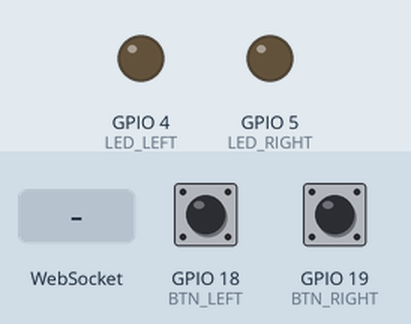
Bench run of a program on a simulated ESP32. Parts: output pins drawn as LEDs (lit = HIGH). Dashed ring = blinking. Inputs (shaded band) come from the test bench; at power-on: GPIO 18 (BTN_LEFT) HIGH, GPIO 19 (BTN_RIGHT) HIGH. WiFi joins after 1.5 s; servers stay silent unless stated; what the program prints to the serial monitor is not drawn.

Above: at 3.2 s.
3.3 s: WebSocket text "1" received
At 3.37 s:
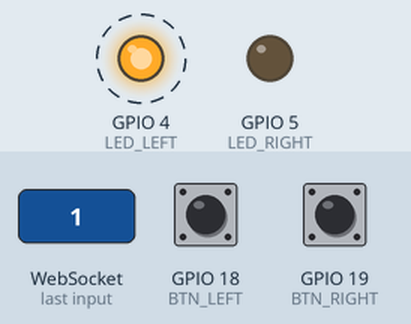
6.3 s: WebSocket text "2" received
At 6.45 s:
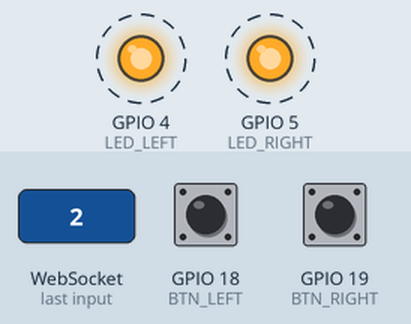
12.5 s: WebSocket text "3" received
At 15.9 s:
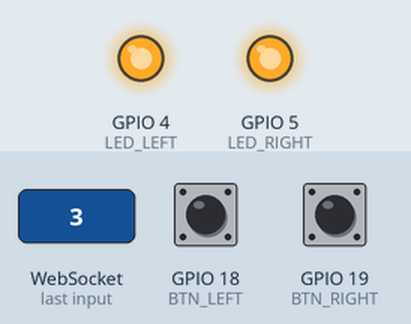
Timing chart, 0 to 16.5 s (numbered marks = the images above; inputs shaded):
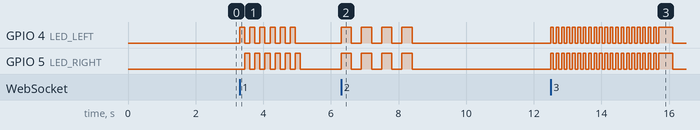

The program:

main.cpp
```cpp
#include <Arduino.h>
#include <WiFi.h>
#include <WebSocketsClient.h>

#define BTN_LEFT   18
#define BTN_RIGHT  19
#define LED_LEFT   4
#define LED_RIGHT  5

const unsigned long COOLDOWN = 500;
unsigned long lastPress = 0;

WebSocketsClient ws;

// ▼▼▼  PUT YOUR WIFI + SERVER  ▼▼▼
const char* WIFI_SSID = "MEGACABLE-2.4G-31A3";
const char* WIFI_PASS = "42wNn4d7vg";
const char* WS_HOST = "192.168.100.64";
const uint16_t WS_PORT = 8765;
const char* WS_URL  = "/esp32";
// ▲▲▲

// ----------- LED PATTERNS -----------------
void patternCongratulations() {
  for (int i = 0; i < 6; i++) {
    digitalWrite(LED_LEFT, HIGH);
    digitalWrite(LED_RIGHT, LOW);
    delay(150);
    digitalWrite(LED_LEFT, LOW);
    digitalWrite(LED_RIGHT, HIGH);
    delay(150);
  }
  digitalWrite(LED_LEFT, LOW);
  digitalWrite(LED_RIGHT, LOW);
}

void patternWarning() {
  for (int i = 0; i < 4; i++) {
    digitalWrite(LED_LEFT, HIGH);
    digitalWrite(LED_RIGHT, HIGH);
    delay(300);
    digitalWrite(LED_LEFT, LOW);
    digitalWrite(LED_RIGHT, LOW);
    delay(300);
  }
}

void patternWinner() {
  for (int i = 0; i < 20; i++) {
    digitalWrite(LED_LEFT, HIGH);
    digitalWrite(LED_RIGHT, HIGH);
    delay(80);
    digitalWrite(LED_LEFT, LOW);
    digitalWrite(LED_RIGHT, LOW);
    delay(80);
  }
  digitalWrite(LED_LEFT, HIGH);
  digitalWrite(LED_RIGHT, HIGH);
  delay(400);
  digitalWrite(LED_LEFT, LOW);
  digitalWrite(LED_RIGHT, LOW);
}

void ledFeedbackLeft() {
  digitalWrite(LED_LEFT, HIGH);
  delay(100);
  digitalWrite(LED_LEFT, LOW);
}

void ledFeedbackRight() {
  digitalWrite(LED_RIGHT, HIGH);
  delay(100);
  digitalWrite(LED_RIGHT, LOW);
}

// ---------- WEBSOCKET CALLBACK ------------
void wsEvent(WStype_t type, uint8_t * payload, size_t length) {
  switch (type) {
    case WStype_DISCONNECTED:
      Serial.println("❌ WS disconnected");
      break;
    case WStype_CONNECTED:
      Serial.println("✅ WS connected!");
      ws.sendTXT("hello-from-esp32");
      break;
    case WStype_TEXT: {
      String msg = String((char*)payload);
      Serial.println(msg);

      // ---- Commands from server ----
      if (msg == "1") {
        patternCongratulations();
      }
      else if (msg == "2") {
        patternWarning();
      }
      else if (msg == "3") {
        patternWinner();
      }
      else if (msg == "4") {
        ledFeedbackLeft();
      }
      else if (msg == "5") {
        ledFeedbackRight();
      }
      break;
    }
    default:
      break;
  }
}

// --------------- SETUP --------------------
void setup() {
  Serial.begin(115200);
  pinMode(BTN_LEFT, INPUT_PULLUP);
  pinMode(BTN_RIGHT, INPUT_PULLUP);
  pinMode(LED_LEFT, OUTPUT);
  pinMode(LED_RIGHT, OUTPUT);

  // WiFi
  WiFi.begin(WIFI_SSID, WIFI_PASS);
  Serial.print("Connecting WiFi");
  while (WiFi.status() != WL_CONNECTED) {
    delay(1000);
    Serial.print(".");
  }
  Serial.println("\nWiFi connected!");
  Serial.print("IP: ");
  Serial.println(WiFi.localIP());

  // WebSocket
  ws.begin(WS_HOST, WS_PORT, WS_URL);
  ws.onEvent(wsEvent);
  ws.setReconnectInterval(2000);
}

// --------------- LOOP --------------------
void loop() {
  ws.loop();

  if (millis() - lastPress < COOLDOWN)
    return;

  bool leftPressed  = digitalRead(BTN_LEFT) == LOW;
  bool rightPressed = digitalRead(BTN_RIGHT) == LOW;

  if (leftPressed) {
    lastPress = millis();
    Serial.println("LEFT pressed");
    ws.sendTXT("0");
  }
  if (rightPressed) {
    lastPress = millis();
    Serial.println("RIGHT pressed");
    ws.sendTXT("1");
  }
}
```

Measured:
- after the input at 3.3 s, GPIO 4 (LED_LEFT): alternates HIGH for 0.15 s and LOW for 0.15 s, 12 changes in all, then stays LOW, starting at once; GPIO 5 (LED_RIGHT): alternates HIGH for 0.15 s and LOW for 0.15 s, 12 changes in all, then stays LOW, starting after 0.15 s
- after the input at 6.3 s, GPIO 4 (LED_LEFT), GPIO 5 (LED_RIGHT): alternates HIGH for 0.30 s and LOW for 0.30 s, 8 changes in all, then stays LOW, starting at once
- after the input at 12.5 s, GPIO 4 (LED_LEFT), GPIO 5 (LED_RIGHT): goes 20 × (HIGH 0.08 s, LOW 0.08 s), HIGH 0.40 s, then LOW, starting at once
